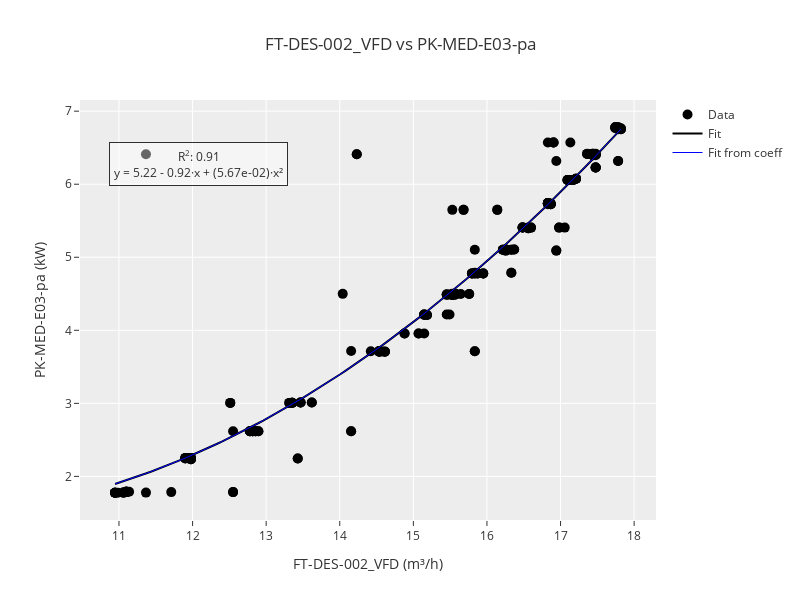

Notebook cell for this chart:
### Code cell
if df['PK-MED-E03-pa'].max() > 1e3: 
    df['PK-MED-E03-pa'] = df['PK-MED-E03-pa'] * 1e-3  # W to kW
fit, fig = fit_data(df=df.iloc[xrange], x_var='FT-DES-002_VFD', y_var='PK-MED-E03-pa', x_var_unit='m³/h', y_var_unit='kW', degree=2)
fig.show()
